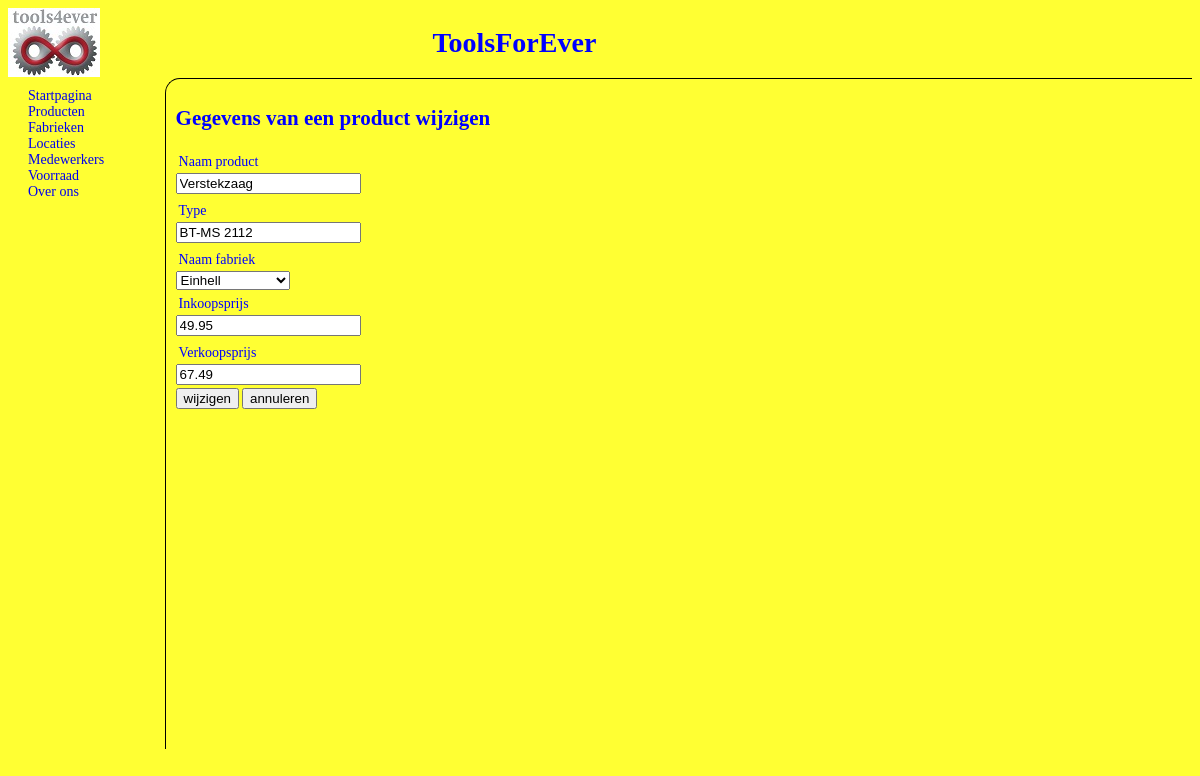
Screenshot of /intern/artikelwijzigen.php?productcode=BTMS2 with the database file from the repository.
### tables this page shows
create table artikel (
	productcode varchar(5),
	product varchar(25),
	type varchar(20),
	fabriekscode varchar(5),
	inkoopsprijs decimal(10, 2),
	verkoopsprijs decimal(10,2),
	primary key(productcode),
	foreign key(fabriekscode) references fabriek(fabriekscode)
);

### intern/artikelwijzigen.php (the view, shortened to what this page needs)
<?php include "database.php" ?>
<!DOCTYPE html>
<html>
    <head>
        <link href="../toolsforever.css" rel="stylesheet" type="text/css" media="screen" />
    </head>
    <body>
        <header>
    		<div id="logo"><a href="../index.php"><img src="../afbeeldingen/NewLogo.jpg" /></a></div>
    		<div id="titel"><h1>ToolsForEver</h1></div>
    	</header>
        <div id="wrapper">
        <nav>
    		<a href="../index.php">Startpagina</a>
    		    <?php if ($_SESSION['user']['rights'] == 0) {
      echo '<a href="index.php?prod=1">Producten</a>';
    } ?>
    		<a href="fabrieken.php">Fabrieken</a>
    		<a href="locaties.php">Locaties</a>
    		<a href="medewerkers.php">Medewerkers</a>
            <a href="voorraad.php">Voorraad</a>
    		<a href="../info.php">Over ons</a>
	   </nav>
	   <article>
	<?php
        $stmt=$conn->prepare("SELECT * FROM artikel JOIN fabriek ON artikel.fabriekscode = fabriek.fabriekscode WHERE productcode=:productcode");
        $stmt->bindParam(":productcode",$productcode);
        $stmt->execute();
        $row = $stmt->fetch();
    ?>
            <h1>Gegevens van een product wijzigen</h1>
            <form action="#" method="post">
                <label for="product">Naam product</label>
                <input type="text" name="product" id="product" maxlength="25" value="<?php echo $row['product'];?>" />
                <label for="type">Type</label>
                <input type="text" name="type" id="type" maxlength="20" value="<?php echo $row['type'];?>" />
                <label for="fabriek">Naam fabriek</label>
                <select id="fabriek" name="fabriek">
                <?php
                    $sql = "SELECT * FROM fabriek";
                    $result = $conn->query($sql);
                    foreach($result as $row2) {
                        $selected = ($row['fabriekscode'] == $row2['fabriekscode']) ? 'selected ' : '';
                        echo '<option '.$selected.'value="'.$row2['fabriekscode'].'">'.$row2['fabrieksnaam'].'</option>';
                    }
                ?>
                </select>
                <label for="inkoop">Inkoopsprijs</label>
                <input type="text" name="inkoop" id="inkoop" value="<?php echo $row["inkoopsprijs"];?>" />
                <label for="verkoop">Verkoopsprijs</label>
                <input type="text" name="verkoop" id="verkoop" value="<?php echo $row["verkoopsprijs"];?>" />
                <input type="button" value="wijzigen" onclick="saveData()">
                <input type="button" value= "annuleren" onclick="location.href='../index.php';">
            </form>
        </article>
        </div>
</body>
</html>

### toolsforever.css (style rules this page uses)
html { height: 100%; font-family: "Calibri"; font-size: 14px; color: #0000FF; background: #FFFF33; }
header { float: left; width: 100%; height: 10%; }
img { border: none; }
#logo { float: left; display: inline; width: 8%; width: 92px; height: 67px; }
#titel { margin: auto; text-align: center; width: 70%; float: left; }
label { float: left; width: 100px; }
#wrapper { display: block; float: right; height: 90%; width: 100%; }
nav { float: left; width: 10%; padding: 10px; }
nav a { display: block; margin-left: 10px; margin-right: 20px; text-decoration: none; }
article { display: inline; padding: 10px; float: right; width: 85%; height: 650px; border-left: 1px solid black; border-top: 1px solid black; border-top-left-radius: 15px; }
form { width: 200px; }
form label { width: 150px; margin-top: 3px; display: inline-block; float: left; padding: 3px; }
form input { float: left; margin-bottom: 3px; margin-right: 3px; }

### rows the page displays
artikel: product "Verstekzaag", type "BT-MS 2112", inkoop "49.95", verkoop "67.49"

### other values shown
form field fabriek "Einhell"
